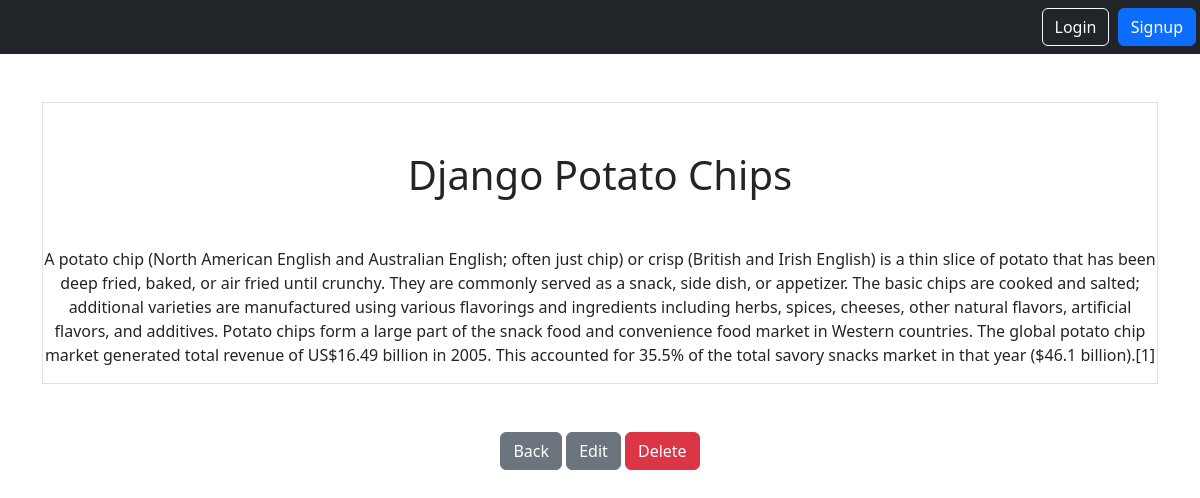
/smart/notes/6, run on the app's committed database.
### notes/models.py (models this page shows)
class Notes(models.Model):
    title = models.CharField(max_length=200)
    text = models.TextField()
    created = models.DateTimeField(auto_now_add=True)
    user = models.ForeignKey(User, on_delete=models.CASCADE, related_name="notes")

### notes/views.py (the view)
# urls.py: path('notes/<int:pk>', views.NotesDetailView.as_view(), name="notes.detail"),
class NotesDetailView(DetailView):
    model = Notes
    context_object_name = "note"

### notes/templates/notes/notes_detail.html (shortened to what this page needs)
{% extends "base.html" %}
{% block content %}
    <div class="border round">
        <h1 class="my-5">{{ note.title }}</h1>
        <p>{{ note.text }}</p>
    </div>
    <a href="{% url 'notes.list' %}" class="btn btn-secondary my-5">Back</a>
    <a href="{% url 'notes.update' pk=note.id %}" class="btn btn-secondary my-5">Edit</a>
    <a href="{% url 'notes.delete' pk=note.id %}" class="btn btn-danger my-5">Delete</a>
{% endblock %}

### data on the page
Notes: title "Django Potato Chips", text "A potato chip (North American English and Australian English; often just chip) or crisp (British and Irish English) is a thin slice of potato that has been deep fried, baked, or air fried until crunchy. They are commonly served as a snack, side dish, or appetizer. The basic chips are cooked and salted; additional varieties are manufactured using various flavorings and ingredients including herbs, spices, cheeses, other natural flavors, artificial flavors, and additives. Potato chips form a large part of the snack food and convenience food market in Western countries. The global potato chip market generated total revenue of US$16.49 billion in 2005. This accounted for 35.5% of the total…"
